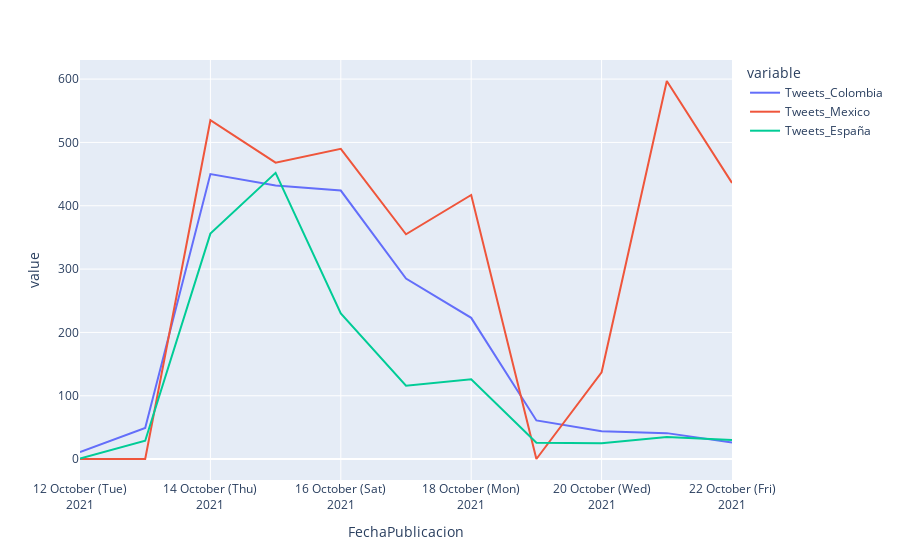

Notebook source saved alongside this figure:
### Code cell
import plotly.express as px
fig = px.line(df, x="FechaPublicacion", y=['Tweets_Colombia', 'Tweets_Mexico', 'Tweets_España'],
              hover_data={"FechaPublicacion": "|%B %d, %Y"})
fig.update_layout(
    xaxis_tickformat = '%d %B (%a)<br>%Y'
)
fig.show()

### Figure 1 — Plotly figure (JSON) as saved in the notebook; plotly's stock layout.template omitted (floating-point values rounded to 4 significant figures)
{"data": [{"hovertemplate": "variable=Tweets_Colombia<br>FechaPublicacion=%{x|%B %d, %Y}<br>value=%{y}<extra></extra>", "legendgroup": "Tweets_Colombia", "line": {"color": "#636efa", "dash": "solid"}, "mode": "lines", "name": "Tweets_Colombia", "orientation": "v", "showlegend": true, "type": "scatter", "x": ["2021-10-12", "2021-10-13", "2021-10-14", "2021-10-15", "2021-10-16", "2021-10-17", "2021-10-18", "2021-10-19", "2021-10-20", "2021-10-21", "2021-10-22"], "xaxis": "x", "y": [11, 49, 450, 432, 424, 285, 223, 61, 44, 41, 26], "yaxis": "y"}, {"hovertemplate": "variable=Tweets_Mexico<br>FechaPublicacion=%{x|%B %d, %Y}<br>value=%{y}<extra></extra>", "legendgroup": "Tweets_Mexico", "line": {"color": "#EF553B", "dash": "solid"}, "mode": "lines", "name": "Tweets_Mexico", "orientation": "v", "showlegend": true, "type": "scatter", "x": ["2021-10-12", "2021-10-13", "2021-10-14", "2021-10-15", "2021-10-16", "2021-10-17", "2021-10-18", "2021-10-19", "2021-10-20", "2021-10-21", "2021-10-22"], "xaxis": "x", "y": [0.15, 0.15, 535, 468, 490, 355, 417, 0.15, 137, 597, 436], "yaxis": "y"}, {"hovertemplate": "variable=Tweets_España<br>FechaPublicacion=%{x|%B %d, %Y}<br>value=%{y}<extra></extra>", "legendgroup": "Tweets_España", "line": {"color": "#00cc96", "dash": "solid"}, "mode": "lines", "name": "Tweets_España", "orientation": "v", "showlegend": true, "type": "scatter", "x": ["2021-10-12", "2021-10-13", "2021-10-14", "2021-10-15", "2021-10-16", "2021-10-17", "2021-10-18", "2021-10-19", "2021-10-20", "2021-10-21", "2021-10-22"], "xaxis": "x", "y": [1, 29, 356, 452, 230, 116, 126, 26, 25, 35, 30], "yaxis": "y"}], "layout": {"legend": {"title": {"text": "variable"}, "tracegroupgap": 0}, "margin": {"t": 60}, "xaxis": {"anchor": "y", "domain": [0, 1], "tickformat": "%d %B (%a)<br>%Y", "title": {"text": "FechaPublicacion"}}, "yaxis": {"anchor": "x", "domain": [0, 1], "title": {"text": "value"}}}}
